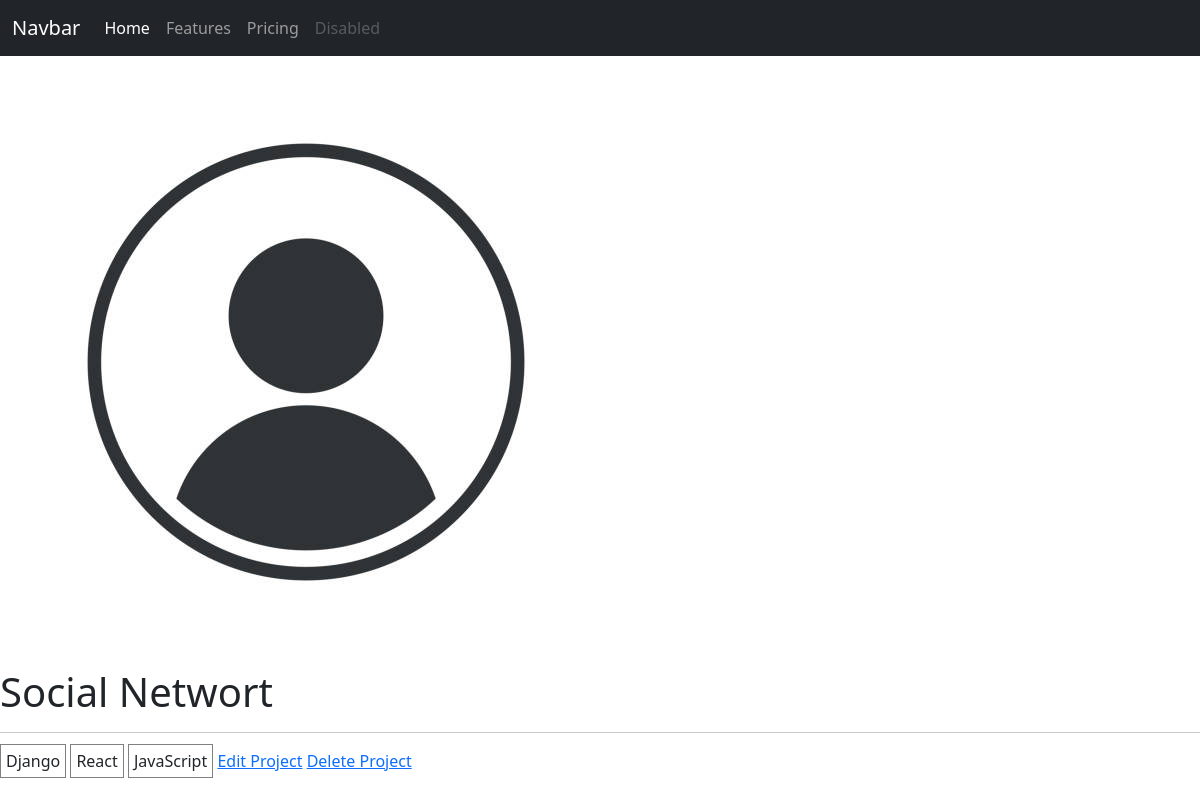
Page /project/691007c0-1de4-48fc-b058-fc413a750b57/ on the committed database.
### project/models.py (models this page shows, shortened)
class Project(models.Model):
    title = models.CharField(max_length = 200)
    description = models.TextField(null= True, blank=True)
    featured_image = models.ImageField(null= True, blank=True, default='default.jpg')
    demo_link = models.CharField(max_length = 2000, null = True, blank = True)
    source_link = models.CharField(max_length = 2000, null = True, blank = True)
    tags = models.ManyToManyField(Tag, blank=True)
    total_vote = models.IntegerField(default=0, blank=True, null=True)
    vote_ratio = models.IntegerField(default=0, blank=True, null=True)
    created = models.DateTimeField(auto_now_add = True)
    id = models.UUIDField(default = uuid.uuid4, unique = True, primary_key = True, editable = False)

class Tag(models.Model):
    name = models.CharField(max_length = 200)
    id = models.UUIDField(default = uuid.uuid4, unique = True, primary_key = True, editable = False)
    created = models.DateTimeField(auto_now_add = True)
    def __str__(self):
        return self.name

### project/views.py (the view)
# urls.py: path('project/<str:pk>/', views.project, name='single-project'),
def project(request, pk):
    projObj = Project.objects.get(id=pk)
    context = {'projObj': projObj}
    return render(request, 'projects/single-project.html', context)

### project/templates/projects/single-project.html (shortened to what this page needs)
{% extends 'base.html' %}
{% block content %}
<img src= {{ projObj.featured_image.url }} alt="featured-image">
<h1>{{projObj.title}}</h1>
<hr>
{% for tag in projObj.tags.all %}
    <span style="border: 1px solid grey; padding: 5px">{{tag}}</span>
{% endfor %}
<a href= {% url 'update-project' projObj.id %}>Edit Project</a>
<a href= {% url 'delete-project' projObj.id %}>Delete Project</a>
{% endblock content %}

### static/styles/projects.css (style rules this page uses)
body, html { height: 100%; }

### rows in the picture
Project: featured_image (placeholder picture), title "Social Networt"
Tag: name "Django"
Tag: name "React"
Tag: name "JavaScript"
